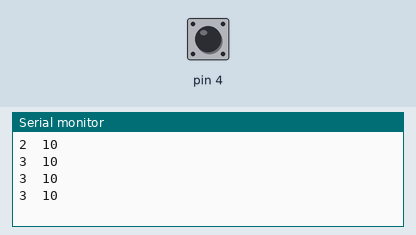
This sketch was run on a simulated Arduino Uno, built with avr-gcc and run on an emulated ATmega328P. Shown: the last lines printed to the serial monitor. The inputs (shaded band) are chosen by the test bench; at power-on: pin 4 HIGH.

Above: at 1.8 s.
1.9 s: pin 4 pulled LOW for 0.6 s
At 2.33 s:
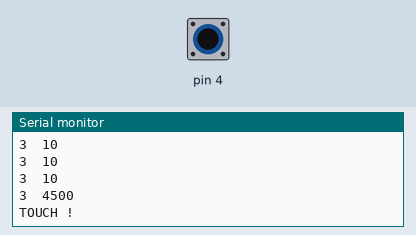
4.0 s: pin 4 pulled LOW for 3.2 s
At 4.84 s:
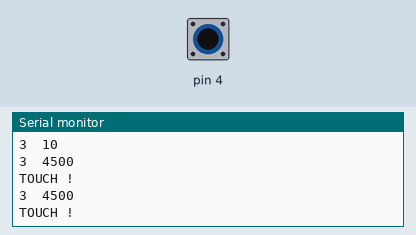
Timing chart, 0 to 7.0 s (numbered marks = the images above; inputs shaded):
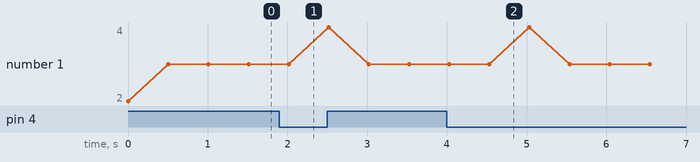

Measured:
- after the input at 1.9 s, the serial monitor: prints a new line after 0.12 s (image 1)

The sketch:

TouchSensor.ino
```cpp
#include <CapacitiveSensor.h>

/*
 * Test Touch Sensor
 *
 *  from library : https://github.com/arduino-libraries/CapacitiveSensor
 * tuto : http://playground.arduino.cc//Main/CapacitiveSensor
 *
 * test with 2M resistance
 */


CapacitiveSensor   cs_2_4 = CapacitiveSensor(2,4);        // 10M resistor between pins 4 & 2, pin 4 is sensor pin, add a wire and or foil if desired

void setup()
{
  //cs_4_2.set_CS_AutocaL_Millis(0xFFFFFFFF);     // turn off autocalibrate on channel 1 - just as an example
  Serial.begin(9600);
}

void loop()
{
  long start = millis();
  long total1 =  cs_2_4.capacitiveSensor(30);

  Serial.print(millis() - start);        // check on performance in milliseconds
  Serial.print("\t");                    // tab character for debug windown spacing

  Serial.println(total1);                  // print sensor output 1

    if(total1>60) // Seuil
  {
    Serial.println("TOUCH !");
  }


  delay(500);                             // arbitrary delay to limit data to serial port
}
```
